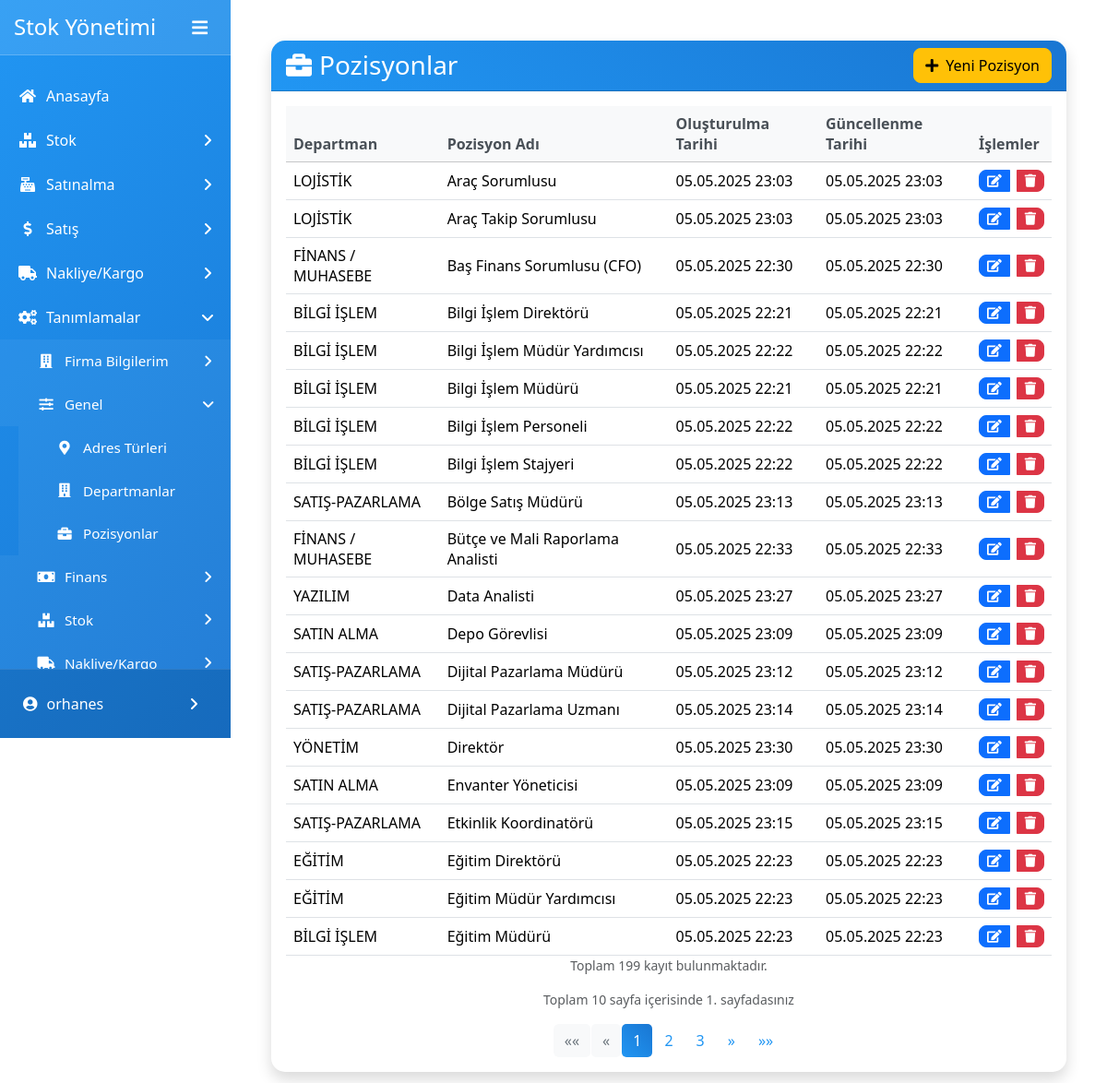
Page /common/positions/ (signed in) on the committed database.
### common/models.py (models this page shows, shortened)
class Position(models.Model):
    department = models.ForeignKey(Department, on_delete=models.CASCADE, blank=True, null=True)
    name = models.CharField(max_length=200, verbose_name='Pozisyon Adı')
    is_deleted = models.BooleanField(default=False, verbose_name='Silindi')
    created_at = models.DateTimeField(auto_now_add=True, verbose_name='Oluşturulma Tarihi')
    updated_at = models.DateTimeField(auto_now=True, verbose_name='Güncellenme Tarihi')
    class Meta:
        verbose_name = 'Pozisyon'
        verbose_name_plural = 'Pozisyonlar'
        ordering = ['name']

class Department(models.Model):
    name = models.CharField(max_length=200, verbose_name='Departman Adı')
    is_deleted = models.BooleanField(default=False, verbose_name='Silindi')
    created_at = models.DateTimeField(auto_now_add=True, verbose_name='Oluşturulma Tarihi')
    updated_at = models.DateTimeField(auto_now=True, verbose_name='Güncellenme Tarihi')
    class Meta:
        verbose_name = 'Departman'
        verbose_name_plural = 'Departmanlar'
        ordering = ['name']

### common/views.py (the view)
# urls.py: path('positions/', views.position_list, name='position_list'),
@login_required
def position_list(request):
    positions = Position.objects.filter(is_deleted=False).select_related('department')
    paginator = Paginator(positions, 20)
    page = request.GET.get('page')
    try:
        positions = paginator.page(page)
    except PageNotAnInteger:
        positions = paginator.page(1)
    except EmptyPage:
        positions = paginator.page(paginator.num_pages)
    return render(request, 'common/position_list.html', {'positions': positions})

### common/templates/common/position_list.html (shortened to what this page needs)
{% extends "base.html" %}
{% load static %}
{% block content %}
<div class="container-fluid mt-4 animate__animated animate__fadeIn">
    <div class="card shadow">
        <div class="card-header bg-gradient-primary text-white d-flex justify-content-between align-items-center">
            <h3 class="mb-0"><i class="fas fa-briefcase me-2"></i>Pozisyonlar</h3>
            <a class="btn btn-warning" href="{% url 'position_create' %}">
                <i class="fas fa-plus me-2"></i>Yeni Pozisyon
            </a>
        </div>
        <div class="card-body">
            {% if positions %}
            <div class="table-responsive">
                <table class="table table-hover">
                    <thead class="table-light">
                        <tr>
                            <th>Departman</th>
                            <th>Pozisyon Adı</th>
                            <th>Oluşturulma Tarihi</th>
                            <th>Güncellenme Tarihi</th>
                            <th>İşlemler</th>
                        </tr>
                    </thead>
                    <tbody>
                        {% for position in positions %}
                        <tr>
                            <td>{{ position.department.name }}</td>
                            <td>{{ position.name }}</td>
                            <td>{{ position.created_at|date:"d.m.Y H:i" }}</td>
                            <td>{{ position.updated_at|date:"d.m.Y H:i" }}</td>
                            <td>
                                <div class="btn-group">
                                    <a href="{% url 'position_edit' position.pk %}" class="btn btn-sm btn-primary me-2" title="Düzenle">
                                        <i class="fas fa-edit"></i>
                                    </a>
                                    <button type="button" class="btn btn-sm btn-danger delete-btn"
                                            data-id="{{ position.pk }}"
                                            data-name="{{ position.department.name }} > {{ position.name }}"
                                            title="Sil">
                                        <i class="fas fa-trash"></i>
                                    </button>
                                </div>
                            </td>
                        </tr>
                        {% endfor %}
                    </tbody>
                </table>
            </div>
            <div class="text-center text-muted mb-3">
                <small>Toplam {{ positions.paginator.count }} kayıt bulunmaktadır.</small>
            </div>
            {% if positions.has_other_pages %}
            <div class="text-center text-muted mb-3">
                <small>Toplam {{ positions.paginator.num_pages }} sayfa içerisinde {{ positions.number }}. sayfadasınız</small>
            </div>
            <nav aria-label="Sayfalama" class="mt-2">
                <ul class="pagination justify-content-center">
                    {% if positions.has_previous %}
                        <li class="page-item">
                            <a class="page-link" href="?page=1" aria-label="İlk">
                                <span aria-hidden="true">&laquo;&laquo;</span>
                            </a>
                        </li>
                        <li class="page-item">
                            <a class="page-link" href="?page={{ positions.previous_page_number }}" aria-label="Önceki">
                                <span aria-hidden="true">&laquo;</span>
                            </a>
                        </li>
                    {% else %}
                        <li class="page-item disabled">
                            <span class="page-link">&laquo;&laquo;</span>
                        </li>
                        <li class="page-item disabled">
                            <span class="page-link">&laquo;</span>
                        </li>
                    {% endif %}
                    {% for i in positions.paginator.page_range %}
                        {% if positions.number == i %}
                            <li class="page-item active">
                                <span class="page-link">{{ i }}</span>
                            </li>
                        {% elif i > positions.number|add:'-3' and i < positions.number|add:'3' %}
                            <li class="page-item">
                                <a class="page-link" href="?page={{ i }}">{{ i }}</a>
                            </li>
                        {% endif %}
                    {% endfor %}
                    {% if positions.has_next %}
                        <li class="page-item">
                            <a class="page-link" href="?page={{ positions.next_page_number }}" aria-label="Sonraki">
                                <span aria-hidden="true">&raquo;</span>
                            </a>
                        </li>
                        <li class="page-item">
                            <a class="page-link" href="?page={{ positions.paginator.num_pages }}" aria-label="Son">
                                <span aria-hidden="true">&raquo;&raquo;</span>
                            </a>
                        </li>
                    {% endif %}
                </ul>
            </nav>
            {% endif %}
            {% endif %}
        </div>
    </div>
</div>
{% block extra_css %}
<link rel="stylesheet" href="https://cdnjs.cloudflare.com/ajax/libs/animate.css/4.1.1/animate.min.css">
<link rel="stylesheet" href="https://cdnjs.cloudflare.com/ajax/libs/font-awesome/5.15.4/css/all.min.css">
<link rel="stylesheet" href="https://cdn.jsdelivr.net/npm/sweetalert2@11.7.32/dist/sweetalert2.min.css">
{% endblock %}
{% endblock content %}

### homepage/templates/base.html (shortened to what this page needs)
{% load static %}
{% load bootstrap5 %}
{% bootstrap_css %}
<!DOCTYPE html>
<html lang="tr">
<head>
    <link href="https://cdn.jsdelivr.net/npm/bootstrap@5.3.2/dist/css/bootstrap.min.css" rel="stylesheet">
    <link rel="stylesheet" href="https://cdnjs.cloudflare.com/ajax/libs/font-awesome/6.5.1/css/all.min.css">
    <link rel="stylesheet" type="text/css" href="{% static 'css/main.css' %}">
    <link rel="stylesheet" type="text/css" href="{% static 'css/sidebar.css' %}">
    <link rel="stylesheet" type="text/css" href="{% static 'css/dialogbox.css' %}">
    <link rel="stylesheet" type="text/css" href="{% static 'css/print.css' %}">
</head>
<body>
    <div class="wrapper">
        {% if user.is_authenticated %}
        <nav id="sidebar">
            <div class="sidebar-header">
                <h3>Stok Yönetimi</h3>
                <button type="button" id="sidebarCollapse" class="btn">
                    <i class="fas fa-bars"></i>
                </button>
            </div>
            <ul class="list-unstyled components">
                <li>
                    <a href="{% url 'home' %}" class="sidebar-link">
                        <i class="fas fa-home"></i>
                        <span>Anasayfa</span>
                    </a>
                </li>
                <li>
                    <a href="#stockSubmenu" data-bs-toggle="collapse" class="dropdown-toggle">
                        <i class="fas fa-boxes"></i>
                        <span>Stok</span>
                    </a>
                </li>
                <li>
                    <a href="#purchaseSubmenu" data-bs-toggle="collapse" class="dropdown-toggle">
                        <i class="fas fa-cash-register"></i>
                        <span>Satınalma</span>
                    </a>
                </li>
                <li>
                    <a href="#saleSubmenu" data-bs-toggle="collapse" class="dropdown-toggle">
                        <i class="fas fa-dollar-sign"></i>
                        <span>Satış</span>
                    </a>
                </li>
                <li>
                    <a href="#deliverySubmenu" data-bs-toggle="collapse" class="dropdown-toggle">
                        <i class="fas fa-truck"></i>
                        <span>Nakliye/Kargo</span>
                    </a>
                </li>
                <li>
                    <a href="#commonSubmenu" data-bs-toggle="collapse" class="dropdown-toggle">
                        <i class="fas fa-cogs"></i>
                        <span>Tanımlamalar</span>
                    </a>
                    <ul class="collapse list-unstyled" id="commonSubmenu">
                        <li>
                            <a href="#companySubmenu" data-bs-toggle="collapse" class="dropdown-toggle">
                                <i class="fas fa-building"></i>
                                <span>Firma Bilgilerim</span>
                            </a>
                        </li>
                        <li>
                            <a href="#generalSubmenu" data-bs-toggle="collapse" class="dropdown-toggle">
                                <i class="fas fa-sliders"></i>
                                <span>Genel</span>
                            </a>
                            <ul class="collapse list-unstyled" id="generalSubmenu">
                                <li>
                                    <a href="{% url 'address_type_list' %}">
                                        <i class="fas fa-map-marker-alt"></i>
                                        <span>Adres Türleri</span>
                                    </a>
                                </li>
                                <li>
                                    <a href="{% url 'department_list' %}">
                                        <i class="fas fa-building"></i>
                                        <span>Departmanlar</span>
                                    </a>
                                </li>
                                <li>
                                    <a href="{% url 'position_list' %}">
                                        <i class="fas fa-briefcase"></i>
                                        <span>Pozisyonlar</span>
                                    </a>
                                </li>
                            </ul>
                        </li>
                        <li>
                            <a href="#financeSubmenu" data-bs-toggle="collapse" class="dropdown-toggle">
                                <i class="fas fa-money-bill"></i>
                                <span>Finans</span>
                            </a>
                        </li>
                        <li>
                            <a href="#inventorySubmenu" data-bs-toggle="collapse" class="dropdown-toggle">
                                <i class="fas fa-boxes"></i>
                                <span>Stok</span>
                            </a>
                        </li>
                        <li>
                            <a href="#deliverySubmenu" data-bs-toggle="collapse" class="dropdown-toggle">
                                <i class="fas fa-truck"></i>
                                <span>Nakliye/Kargo</span>
                            </a>
                        </li>
                    </ul>
                </li>
            </ul>
            <div class="sidebar-footer">
                <a href="#userSubmenu" data-bs-toggle="collapse" class="dropdown-toggle">
                    <i class="fas fa-user-circle"></i>
                    <span>{{ request.user.username }}</span>
                </a>
            </div>
        </nav>
        <div id="content">
            <div class="container-fluid">
                {% block content %}{% endblock content %}
            </div>
        </div>
        {% endif %}
    </div>
</body>
</html>

### rows in the picture
Position: department.name "LOJİSTİK", name "Araç Sorumlusu", created_at "05.05.2025 23:03", updated_at "05.05.2025 23:03"
Position: department.name "LOJİSTİK", name "Araç Takip Sorumlusu", created_at "05.05.2025 23:03", updated_at "05.05.2025 23:03"
Position: department.name "FİNANS / MUHASEBE", name "Baş Finans Sorumlusu (CFO)", created_at "05.05.2025 22:30", updated_at "05.05.2025 22:30"
Position: department.name "BİLGİ İŞLEM", name "Bilgi İşlem Direktörü", created_at "05.05.2025 22:21", updated_at "05.05.2025 22:21"
Position: department.name "BİLGİ İŞLEM", name "Bilgi İşlem Müdür Yardımcısı", created_at "05.05.2025 22:22", updated_at "05.05.2025 22:22"
Position: department.name "BİLGİ İŞLEM", name "Bilgi İşlem Müdürü", created_at "05.05.2025 22:21", updated_at "05.05.2025 22:21"
Position: department.name "BİLGİ İŞLEM", name "Bilgi İşlem Personeli", created_at "05.05.2025 22:22", updated_at "05.05.2025 22:22"
Position: department.name "BİLGİ İŞLEM", name "Bilgi İşlem Stajyeri", created_at "05.05.2025 22:22", updated_at "05.05.2025 22:22"
Position: department.name "SATIŞ-PAZARLAMA", name "Bölge Satış Müdürü", created_at "05.05.2025 23:13", updated_at "05.05.2025 23:13"
Position: department.name "FİNANS / MUHASEBE", name "Bütçe ve Mali Raporlama Analisti", created_at "05.05.2025 22:33", updated_at "05.05.2025 22:33"
Position: department.name "YAZILIM", name "Data Analisti", created_at "05.05.2025 23:27", updated_at "05.05.2025 23:27"
Position: department.name "SATIN ALMA", name "Depo Görevlisi", created_at "05.05.2025 23:09", updated_at "05.05.2025 23:09"
Position: department.name "SATIŞ-PAZARLAMA", name "Dijital Pazarlama Müdürü", created_at "05.05.2025 23:12", updated_at "05.05.2025 23:12"
Position: department.name "SATIŞ-PAZARLAMA", name "Dijital Pazarlama Uzmanı", created_at "05.05.2025 23:14", updated_at "05.05.2025 23:14"
Position: department.name "YÖNETİM", name "Direktör", created_at "05.05.2025 23:30", updated_at "05.05.2025 23:30"
Position: department.name "SATIN ALMA", name "Envanter Yöneticisi", created_at "05.05.2025 23:09", updated_at "05.05.2025 23:09"
Position: department.name "SATIŞ-PAZARLAMA", name "Etkinlik Koordinatörü", created_at "05.05.2025 23:15", updated_at "05.05.2025 23:15"
Position: department.name "EĞİTİM", name "Eğitim Direktörü", created_at "05.05.2025 22:23", updated_at "05.05.2025 22:23"
Position: department.name "EĞİTİM", name "Eğitim Müdür Yardımcısı", created_at "05.05.2025 22:23", updated_at "05.05.2025 22:23"
Position: department.name "BİLGİ İŞLEM", name "Eğitim Müdürü", created_at "05.05.2025 22:23", updated_at "05.05.2025 22:23"

### other values in the picture
{{ request.user.username }} "orhanes"
{{ positions.paginator.count }} "199"
{{ positions.paginator.num_pages }} "10"
{{ positions.number }} "1"
{{ i }} "1"
{{ i }} "2" "3"
